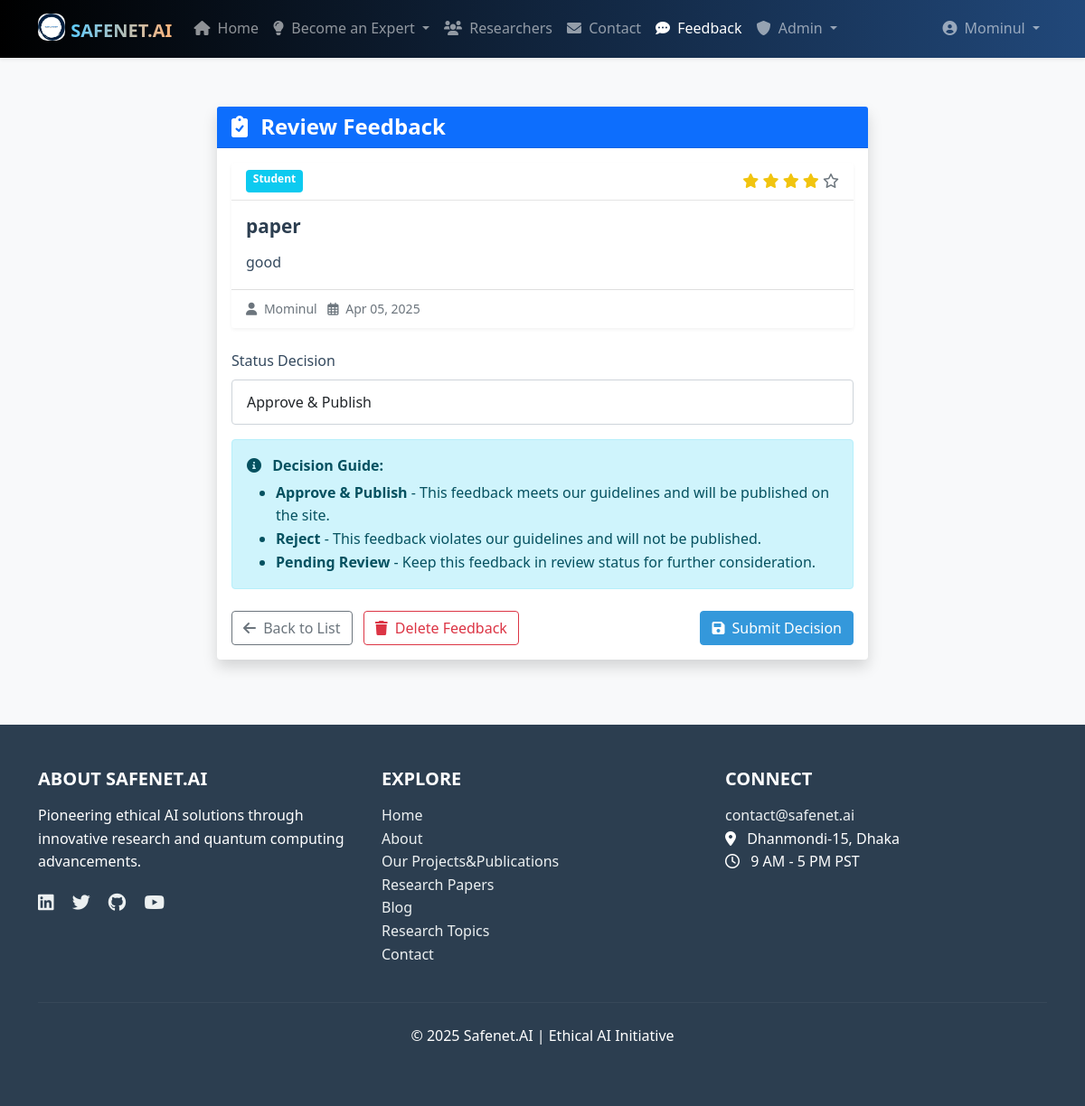
/feedback/approve/1/ (signed in), run on the app's committed database.
### feedback/models.py (models this page shows, shortened)
class Feedback(models.Model):
    user = models.ForeignKey(User, on_delete=models.CASCADE)
    title = models.CharField(max_length=200)
    content = models.TextField()
    rating = models.IntegerField(choices=[(i, i) for i in range(1, 6)])  # 1-5 rating
    feedback_type = models.CharField(max_length=10, choices=FEEDBACK_TYPE_CHOICES)
    status = models.CharField(max_length=20, choices=STATUS_CHOICES, default='pending')
    slug = models.SlugField(max_length=250, unique=True, blank=True)
    created_at = models.DateTimeField(auto_now_add=True)
    updated_at = models.DateTimeField(auto_now=True)
    class Meta:
        ordering = ['-created_at']

### feedback/views.py (the view)
# urls.py: path('approve/<int:pk>/', views.feedback_approve, name='feedback_approve'),
@login_required
def feedback_approve(request, pk):
    if not request.user.is_superuser:
        messages.warning(request, "You don't have permission to perform this action.")
        return redirect('home')
    feedback = get_object_or_404(Feedback, pk=pk)
    original_status = feedback.status
    if request.method == 'POST':
        form = FeedbackApprovalForm(request.POST, instance=feedback)
        if form.is_valid():
            updated_feedback = form.save(commit=False)
            new_status = form.cleaned_data['status']
            if original_status != new_status:
                updated_feedback.status = new_status
                updated_feedback.save()
                status_msg = {
                    'approved': 'Feedback has been approved and published.',
                    'rejected': 'Feedback has been rejected.',
                    'pending': 'Feedback has been set to pending review.'
                }
                messages.success(request, status_msg[new_status])
            else:
                messages.info(request, f"Feedback status remains '{new_status}'.")
            return redirect('feedback_approval_list')
    else:
        form = FeedbackApprovalForm(instance=feedback)
    context = {
        'form': form,
        'feedback': feedback,
    }
    return render(request, 'feedback/feedback_approval_form.html', context)

### feedback/forms.py
class FeedbackApprovalForm(forms.ModelForm):
    STATUS_CHOICES = [
        ('pending', 'Pending Review'),
        ('approved', 'Approve & Publish'),
        ('rejected', 'Reject')
    ]
    status = forms.ChoiceField(
        choices=STATUS_CHOICES,
        widget=forms.Select(attrs={'class': 'form-control'})
    )
    class Meta:
        model = Feedback
        fields = ['status']

### templates/feedback/feedback_approval_form.html (shortened to what this page needs)
{% extends 'base.html' %}
{% load static %}
{% block content %}
<div class="container my-5">
    <div class="row">
        <div class="col-md-8 offset-md-2">
            <div class="card shadow">
                <div class="card-header bg-primary text-white">
                    <h4 class="mb-0">
                        <i class="fas fa-clipboard-check me-2"></i> Review Feedback
                    </h4>
                </div>
                <div class="card-body">
                    <div class="card mb-4">
                        <div class="card-header d-flex justify-content-between">
                            <span class="badge {% if feedback.feedback_type == 'student' %}bg-info{% else %}bg-secondary{% endif %}">
                                {{ feedback.get_feedback_type_display }}
                            </span>
                            <div>
                                {% for i in "12345" %}
                                    {% if forloop.counter <= feedback.rating %}
                                        <i class="fas fa-star text-warning"></i>
                                    {% else %}
                                        <i class="far fa-star text-muted"></i>
                                    {% endif %}
                                {% endfor %}
                            </div>
                        </div>
                        <div class="card-body">
                            <h5 class="card-title">{{ feedback.title }}</h5>
                            <p class="card-text">{{ feedback.content }}</p>
                        </div>
                        <div class="card-footer bg-white text-muted">
                            <small>
                                <i class="fas fa-user me-1"></i> {{ feedback.user.username }}
                                <span class="ms-2">
                                    <i class="far fa-calendar-alt me-1"></i> {{ feedback.created_at|date:"M d, Y" }}
                                </span>
                            </small>
                        </div>
                    </div>
                    <form method="post">
                        <div class="mb-3">
                            <label for="{{ form.status.id_for_label }}" class="form-label">Status Decision</label>
                            {{ form.status }}
                        </div>
                        <div class="alert alert-info">
                            <div class="mb-1"><i class="fas fa-info-circle me-2"></i> <strong>Decision Guide:</strong></div>
                            <ul class="mb-0">
                                <li><strong>Approve & Publish</strong> - This feedback meets our guidelines and will be published on the site.</li>
                                <li><strong>Reject</strong> - This feedback violates our guidelines and will not be published.</li>
                                <li><strong>Pending Review</strong> - Keep this feedback in review status for further consideration.</li>
                            </ul>
                        </div>
                        <div class="d-flex justify-content-between mt-4">
                            <div>
                                <a href="{% url 'feedback_approval_list' %}" class="btn btn-outline-secondary">
                                    <i class="fas fa-arrow-left me-1"></i> Back to List
                                </a>
                                <a href="{% url 'feedback_delete' feedback.slug %}" class="btn btn-outline-danger ms-2">
                                    <i class="fas fa-trash me-1"></i> Delete Feedback
                                </a>
                            </div>
                            <button type="submit" class="btn btn-primary">
                                <i class="fas fa-save me-1"></i> Submit Decision
                            </button>
                        </div>
                    </form>
                </div>
            </div>
        </div>
    </div>
</div>
{% endblock %}

### templates/navbar.html (shortened to what this page needs)
<nav class="navbar navbar-expand-lg navbar-dark bg-dark fixed-top shadow-sm" style="background: linear-gradient(90deg, #000000, #21487a);">
    <div class="container">
        <a class="navbar-brand fw-bold text-uppercase" href="{% url 'home' %}">
            <img src="/static/images/logo.png" alt="Logo" width="30" height="30" class="d-inline-block align-text-top" style="border-radius: 10px;">
            <span style="background: linear-gradient(90deg, #5fccff, #feb47b); -webkit-background-clip: text; -webkit-text-fill-color: transparent; font-weight: bold; font-size: 1.25rem;">
                SAFENET.AI
            </span>
        </a>
        <div class="collapse navbar-collapse" id="navbarNav">
            <ul class="navbar-nav me-auto">
                <li class="nav-item">
                    <a class="nav-link {% if request.path == '/' %}active{% endif %}" href="{% url 'home' %}">
                        <i class="fas fa-home me-1"></i> Home
                    </a>
                </li>
                <li class="nav-item dropdown">
                    <a class="nav-link dropdown-toggle" href="#" id="expertDropdown" role="button" data-bs-toggle="dropdown" aria-expanded="false">
                        <i class="fas fa-lightbulb me-1"></i> Become an Expert
                    </a>
                </li>
                <li class="nav-item">
                    <a class="nav-link" href="{% url 'Researchers:researcher_view' %}">
                        <i class="fas fa-users me-1"></i> Researchers
                    </a>
                </li>
                <li class="nav-item">
                    <a class="nav-link {% if request.path == '/accounts/contact/' %}active{% endif %}" href="{% url 'contact' %}">
                        <i class="fas fa-envelope me-1"></i> Contact
                    </a>
                </li>
                <li class="nav-item">
                    <a class="nav-link {% if 'feedback' in request.path %}active{% endif %}" href="{% url 'feedback_list' %}">
                        <i class="fas fa-comment-dots me-1"></i> Feedback
                    </a>
                </li>
                {% if user.is_authenticated and user.is_superuser %}
                <li class="nav-item dropdown">
                    <a class="nav-link dropdown-toggle {% if 'approval' in request.path %}active{% endif %}" href="#" id="adminDropdown" role="button" data-bs-toggle="dropdown" aria-expanded="false">
                        <i class="fas fa-shield-alt me-1"></i> Admin
                    </a>
                </li>
                {% endif %}
            </ul>
            <ul class="navbar-nav ms-auto">
                {% if user.is_authenticated %}
                <li class="nav-item dropdown">
                    <a class="nav-link dropdown-toggle" href="#" id="userDropdown" role="button" data-bs-toggle="dropdown" aria-expanded="false">
                        <i class="fas fa-user-circle me-1"></i> {{ user.username }}
                    </a>
                </li>
                {% endif %}
            </ul>
        </div>
    </div>
</nav>

### static/css/style.css (style rules this page uses)
:root { --primary-color: #3498db; --primary-dark: #2980b9; --secondary-color: #2c3e50; --light-color: #ecf0f1; --dark-color: #34495e; --danger-color: #e74c3c; --success-color: #2ecc71; --warning-color: #f39c12; --info-color: #3498db; --ai-color: #3498db; --quantum-color: #e74c3c; --hybrid-color: #9b59b6; }
body { font-family: 'Segoe UI', Tahoma, Geneva, Verdana, sans-serif; line-height: 1.6; color: var(--dark-color); background-color: #f8f9fa; padding-top: 70px; }
h1, h2, h3, h4, h5, h6 { margin-bottom: 1rem; font-weight: 600; }
a { color: var(--primary-color); text-decoration: none; transition: all 0.3s ease; }
.btn-primary { background-color: var(--primary-color); border-color: var(--primary-color); }
.navbar { background-color: white; box-shadow: 0 2px 4px rgba(0, 0, 0, 0.1); }
.navbar-brand { font-weight: 700; font-size: 1.5rem; }
.card { margin-bottom: 1.5rem; box-shadow: 0 2px 4px rgba(0, 0, 0, 0.05); transition: all 0.3s ease; border: none; }
.card-header { background-color: white; border-bottom: 1px solid rgba(0, 0, 0, 0.1); font-weight: 600; }
.form-control { border-radius: 4px; padding: 0.75rem 1rem; }
.text-warning { color: #f1c40f !important; }

### static/css/robot-animation.css (style rules this page uses)
.card-title { font-size: 1.3rem; font-weight: 600; margin-bottom: 15px; color: #2c3e50; }

### data on the page
Feedback: feedback_type "Student", rating 4 (drawn), title "paper", content "good", user.username "Mominul", created_at "Apr 05, 2025", status "Approve & Publish"

### other printed values
{{ user.username }} "Mominul"
